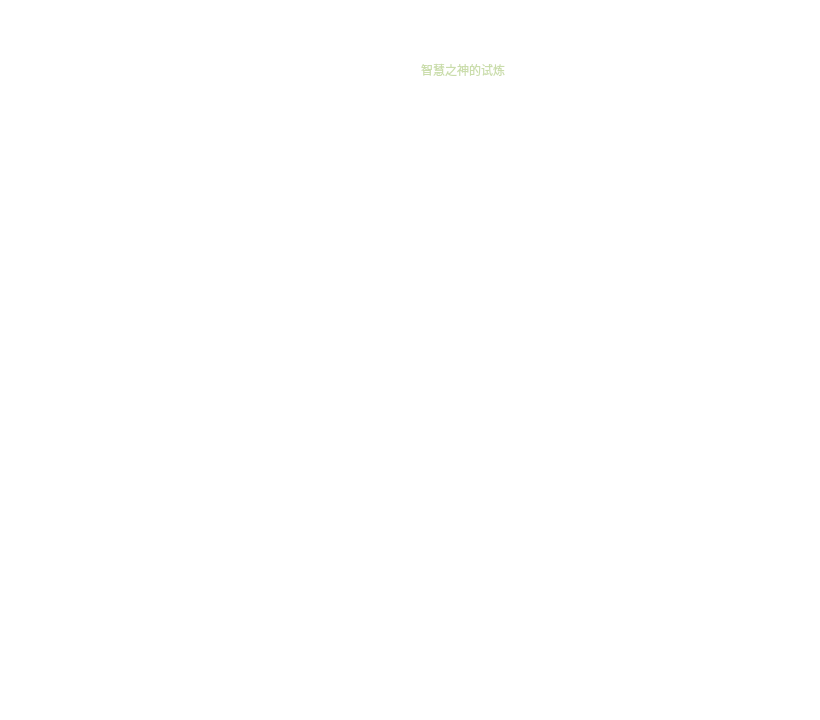
<?xml version="1.0" encoding="UTF-8"?>
<ui version="4.0">
 <class>ForgeDialog</class>
 <widget class="QDialog" name="ForgeDialog">
  <property name="windowModality">
   <enum>Qt::WindowModal</enum>
  </property>
  <property name="geometry">
   <rect>
    <x>0</x>
    <y>0</y>
    <width>820</width>
    <height>720</height>
   </rect>
  </property>
  <property name="sizePolicy">
   <sizepolicy hsizetype="Fixed" vsizetype="Fixed">
    <horstretch>0</horstretch>
    <verstretch>0</verstretch>
   </sizepolicy>
  </property>
  <property name="minimumSize">
   <size>
    <width>820</width>
    <height>720</height>
   </size>
  </property>
  <property name="maximumSize">
   <size>
    <width>820</width>
    <height>720</height>
   </size>
  </property>
  <property name="cursor">
   <cursorShape>ArrowCursor</cursorShape>
  </property>
  <property name="acceptDrops">
   <bool>false</bool>
  </property>
  <property name="windowTitle">
   <string>纳西妲的试炼</string>
  </property>
  <property name="styleSheet">
   <string notr="true">* {
	background-color: #ffffff
}</string>
  </property>
  <property name="modal">
   <bool>true</bool>
  </property>
  <layout class="QVBoxLayout" name="verticalLayout_2" stretch="0,0">
   <property name="sizeConstraint">
    <enum>QLayout::SetDefaultConstraint</enum>
   </property>
   <property name="topMargin">
    <number>20</number>
   </property>
   <item>
    <layout class="QHBoxLayout" name="tiltleHorizontalLayout">
     <item>
      <spacer name="hSpacerL">
       <property name="orientation">
        <enum>Qt::Horizontal</enum>
       </property>
       <property name="sizeHint" stdset="0">
        <size>
         <width>40</width>
         <height>20</height>
        </size>
       </property>
      </spacer>
     </item>
     <item>
      <widget class="QLabel" name="nahidaIcon">
       <property name="sizePolicy">
        <sizepolicy hsizetype="Fixed" vsizetype="Fixed">
         <horstretch>0</horstretch>
         <verstretch>0</verstretch>
        </sizepolicy>
       </property>
       <property name="minimumSize">
        <size>
         <width>100</width>
         <height>100</height>
        </size>
       </property>
       <property name="maximumSize">
        <size>
         <width>100</width>
         <height>100</height>
        </size>
       </property>
       <property name="text">
        <string/>
       </property>
       <property name="alignment">
        <set>Qt::AlignCenter</set>
       </property>
       <property name="indent">
        <number>-1</number>
       </property>
       <property name="textInteractionFlags">
        <set>Qt::NoTextInteraction</set>
       </property>
      </widget>
     </item>
     <item>
      <widget class="QLabel" name="title">
       <property name="sizePolicy">
        <sizepolicy hsizetype="Fixed" vsizetype="Preferred">
         <horstretch>0</horstretch>
         <verstretch>0</verstretch>
        </sizepolicy>
       </property>
       <property name="styleSheet">
        <string notr="true">QLabel {
	font: 57 24pt &quot;方正俊丽体 简 Medium&quot;;
	color: #CADDAB;
}

QLabel:hover {
	
	
}</string>
       </property>
       <property name="inputMethodHints">
        <set>Qt::ImhNone</set>
       </property>
       <property name="frameShape">
        <enum>QFrame::NoFrame</enum>
       </property>
       <property name="frameShadow">
        <enum>QFrame::Plain</enum>
       </property>
       <property name="lineWidth">
        <number>1</number>
       </property>
       <property name="text">
        <string>智慧之神的试炼</string>
       </property>
       <property name="textFormat">
        <enum>Qt::AutoText</enum>
       </property>
       <property name="alignment">
        <set>Qt::AlignCenter</set>
       </property>
      </widget>
     </item>
     <item>
      <spacer name="hSpacerR">
       <property name="orientation">
        <enum>Qt::Horizontal</enum>
       </property>
       <property name="sizeHint" stdset="0">
        <size>
         <width>40</width>
         <height>20</height>
        </size>
       </property>
      </spacer>
     </item>
    </layout>
   </item>
   <item>
    <widget class="QWidget" name="nullWidget" native="true">
     <property name="sizePolicy">
      <sizepolicy hsizetype="Preferred" vsizetype="Expanding">
       <horstretch>0</horstretch>
       <verstretch>0</verstretch>
      </sizepolicy>
     </property>
    </widget>
   </item>
  </layout>
 </widget>
 <resources>
  <include location="../res/icon/cc/forge_img.qrc"/>
 </resources>
 <connections/>
</ui>
